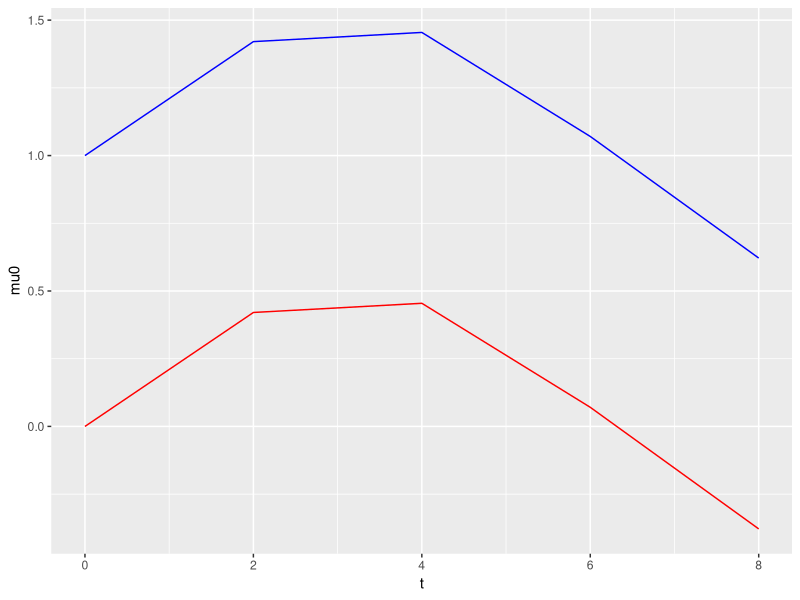
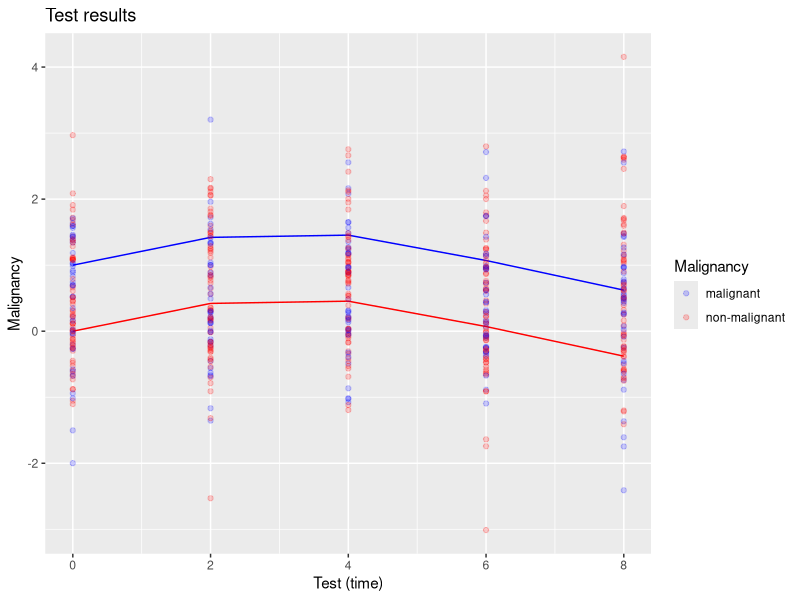

Recreate these plots in R, in order.
rm(list=ls())
require(MASS)
library(ggplot2)

#number of screening
T=5
t=seq(0,2*(T-1),2)

#mean when not malignant
mu0=.5*sin(.5*t)
#mean when malignant
mu1=1+.5*sin(.5*t)

#plot means only
g1<-ggplot()+
  geom_line(aes(x=t,y=mu0),colour="red")+
  geom_line(aes(x=t,y=mu1),colour="blue")
g1

#number of patients
n=100
#probability of cancer for each patient
pc=runif(n)
#create binary response variable
malignant<-as.numeric(pc>.5)
malignant[malignant==1]<-"malignant"
malignant[malignant==0]<-"non-malignant"

#create random noise for each patient
#the following function generates positive definite matrix
Posdef <- function (n, ev = runif(n, 0, 1)) 
{Z<-matrix(ncol=n, rnorm(n^2)); decomp<-qr(Z); Q<-qr.Q(decomp);
R<-qr.R(decomp); d<-diag(R); ph<-d/abs(d); O<-Q%*%diag(ph);
Z<-t(O)%*%diag(ev)%*%O; return(Z)}

Sigma=Posdef(T)

#create gaussian process for each patient
xs<-matrix(c(0),nrow=n,ncol=T)
for(i in 1:n){
  if(malignant[[i]]=="non-malignant"){
    xs[i,]=mvrnorm(1,mu=mu0,Sigma=Sigma)
  }
  if(malignant[[i]]=="malignant"){
    xs[i,]=mvrnorm(1,mu=mu1,Sigma=Sigma)
  }
}

#create id and data frame
t1=data.frame(rep(t,n))
xs1=data.frame(c(xs))
m1=data.frame(c(t(matrix(c(rep(malignant,T)),nrow=n,ncol=T,byrow=F))))
id1=data.frame(c(t(matrix(rep(rep(1:n),T),nrow=n,ncol=T,byrow=F))))
data=cbind.data.frame(m1,xs1,t1,id1)
colnames(data)<-c("m1","xs1","t1","id")

#see the data
head(data,10)

#plot data
g1+
  geom_point(aes(x=data$t1,y=data$xs1,colour=data$m1),alpha=.2)+
  labs(title="Test results", x="Test (time)", y="Malignancy")+
  scale_colour_manual(name="Malignancy",
                      values=c("malignant"="blue","non-malignant"="red"))
